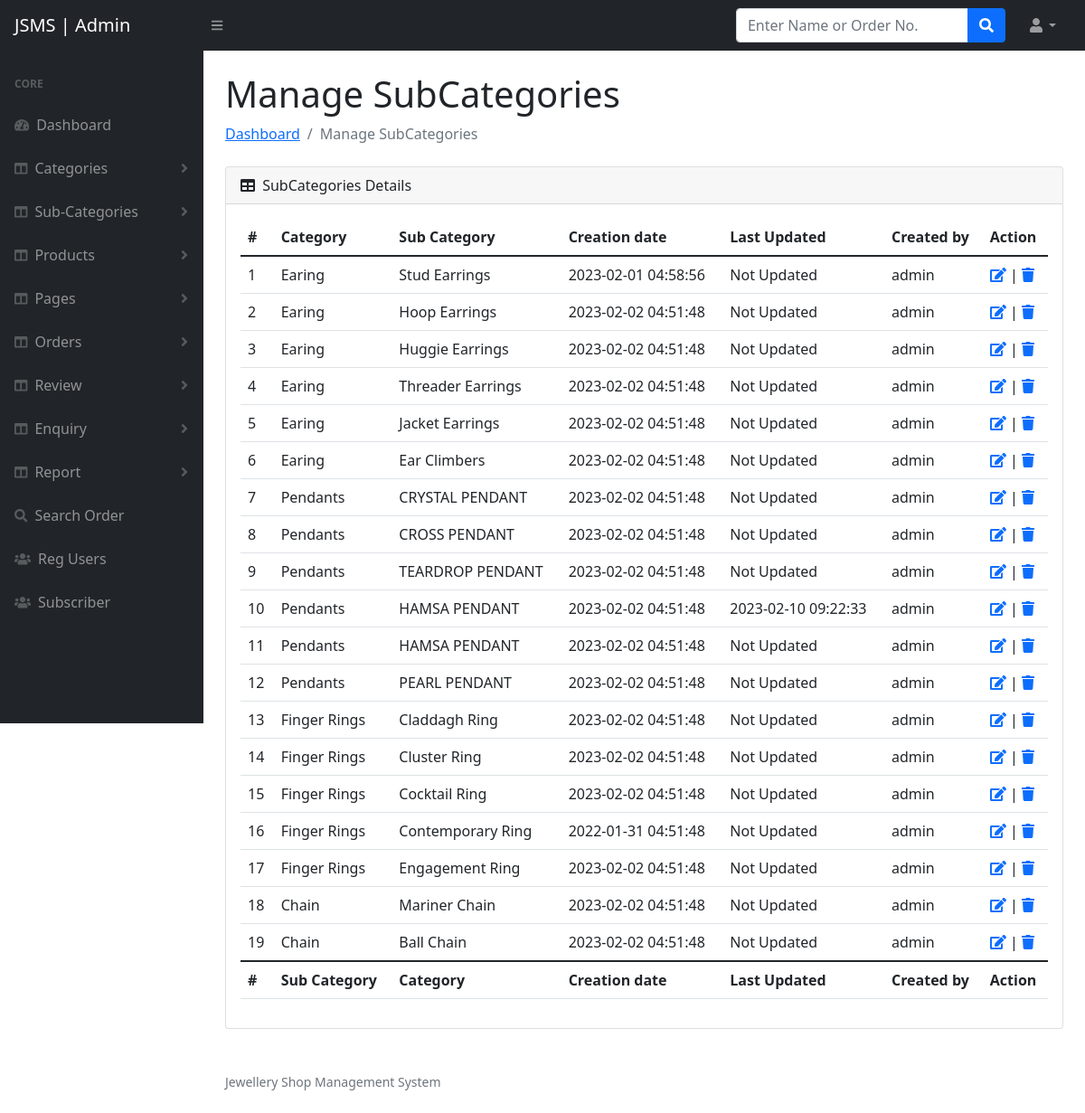
The page /admin/manage-subcategories.php (signed in) on the database its author committed.
### tables this page shows
CREATE TABLE `subcategory` (
  `id` int(11) NOT NULL,
  `categoryid` int(11) DEFAULT NULL,
  `subcategoryName` varchar(255) DEFAULT NULL,
  `creationDate` timestamp NULL DEFAULT current_timestamp(),
  `updationDate` timestamp NULL DEFAULT NULL ON UPDATE current_timestamp(),
  `createdBy` int(11) DEFAULT NULL
);

CREATE TABLE `category` (
  `id` int(11) NOT NULL,
  `categoryName` varchar(255) DEFAULT NULL,
  `categoryDescription` longtext DEFAULT NULL,
  `creationDate` timestamp NOT NULL DEFAULT current_timestamp(),
  `updationDate` timestamp NULL DEFAULT NULL ON UPDATE current_timestamp(),
  `createdBy` int(11) DEFAULT NULL
);

### admin/manage-subcategories.php (the view, shortened to what this page needs)
<?php session_start();
include_once('includes/config.php');
if (strlen($_SESSION['aid']==0)) {
  header('location:logout.php');
  } else{
?>
<!DOCTYPE html>
<html lang="en">
    <head>
        <link href="https://cdn.jsdelivr.net/npm/simple-datatables@latest/dist/style.css" rel="stylesheet" />
        <link href="css/styles.css" rel="stylesheet" />
    </head>
    <body class="sb-nav-fixed">
 <?php include_once('includes/header.php');?>
        <div id="layoutSidenav">
       <?php include_once('includes/sidebar.php');?>
            <div id="layoutSidenav_content">
                <main>
                    <div class="container-fluid px-4">
                        <h1 class="mt-4">Manage SubCategories</h1>
                        <ol class="breadcrumb mb-4">
                            <li class="breadcrumb-item"><a href="dashboard.php">Dashboard</a></li>
                            <li class="breadcrumb-item active">Manage SubCategories</li>
                        </ol>
                        <div class="card mb-4">
                            <div class="card-header">
                                <i class="fas fa-table me-1"></i>
                               SubCategories Details
                            </div>
                            <div class="card-body table-responsive" >
                                <table id="datatablesSimple" class="table table-border table-hover">
                                    <thead>
                                        <tr>
                                            <th>#</th>
                                            <th>Category</th>
                                            <th>Sub Category</th>
                                            <th>Creation date</th>
                                            <th>Last Updated</th>
                                            <th>Created by</th>
                                            <th>Action</th>
                                        </tr>
                                    </thead>
                                    <tfoot>
                                        <tr>
                                        <th>#</th>
                                            <th>Sub Category</th>
                                            <th>Category</th>
                                            <th>Creation date</th>
                                            <th>Last Updated</th>
                                            <th>Created by</th>
                                            <th>Action</th>
                                        </tr>
                                    </tfoot>
                                    <tbody>
<?php $query=mysqli_query($con,"select category.categoryName,subcategory.subcategoryName as subcatname,subcategory.creationDate,subcategory.updationDate,subcategory.id as subid,tbladmin.username from subcategory join category on subcategory.categoryid=category.id join tbladmin on tbladmin.id=subcategory.createdBy");
$cnt=1;
while($row=mysqli_fetch_array($query))
{
?>
                                <tr>
                                            <td><?php echo htmlentities($cnt);?></td>
                                            <td><?php echo htmlentities($row['categoryName']);?></td>
                                            <td><?php echo htmlentities($row['subcatname']);?></td>
                                            <td> <?php echo htmlentities($row['creationDate']);?></td>
                                            <td><?php
                                                        if( $row['updationDate']==''){
                                                            echo "Not Updated";
                                                        }else{
                                                            echo $row['updationDate'];
                                                        }
                                                ?></td>
                                            <td><?php echo htmlentities($row['username']);?></td>
                                            <td>
                                            <a href="edit-subcategory.php?id=<?php echo $row['subid']?>"><i class="fas fa-edit"></i></a> |
                                            <a href="manage-subcategories.php?id=<?php echo $row['subid']?>&del=delete" onClick="return confirm('Are you sure you want to delete?')"><i class="fa fa-trash" aria-hidden="true"></i></a></td>
                                        </tr>
                                        <?php $cnt=$cnt+1; } ?>
                                    </tbody>
                                </table>
                            </div>
                        </div>
                    </div>
                </main>
<?php include_once('includes/footer.php');?>
            </div>
        </div>
    </body>
</html>
<?php } ?>

### rows shown on the page
subcategory: categoryid.categoryName "Earing", subcategoryName "Stud Earrings", creationDate "2023-02-01 04:58:56", shows "Not Updated", tbladmin.UserName "admin"
subcategory: categoryid.categoryName "Earing", subcategoryName "Hoop Earrings", creationDate "2023-02-02 04:51:48", shows "Not Updated", tbladmin.UserName "admin"
subcategory: categoryid.categoryName "Earing", subcategoryName "Huggie Earrings", creationDate "2023-02-02 04:51:48", shows "Not Updated", tbladmin.UserName "admin"
subcategory: categoryid.categoryName "Earing", subcategoryName "Threader Earrings", creationDate "2023-02-02 04:51:48", shows "Not Updated", tbladmin.UserName "admin"
subcategory: categoryid.categoryName "Earing", subcategoryName "Jacket Earrings", creationDate "2023-02-02 04:51:48", shows "Not Updated", tbladmin.UserName "admin"
subcategory: categoryid.categoryName "Earing", subcategoryName "Ear Climbers", creationDate "2023-02-02 04:51:48", shows "Not Updated", tbladmin.UserName "admin"
subcategory: categoryid.categoryName "Pendants", subcategoryName "CRYSTAL PENDANT", creationDate "2023-02-02 04:51:48", shows "Not Updated", tbladmin.UserName "admin"
subcategory: categoryid.categoryName "Pendants", subcategoryName "CROSS PENDANT", creationDate "2023-02-02 04:51:48", shows "Not Updated", tbladmin.UserName "admin"
subcategory: categoryid.categoryName "Pendants", subcategoryName "TEARDROP PENDANT", creationDate "2023-02-02 04:51:48", shows "Not Updated", tbladmin.UserName "admin"
subcategory: categoryid.categoryName "Pendants", subcategoryName "HAMSA PENDANT", creationDate "2023-02-02 04:51:48", updationDate "2023-02-10 09:22:33", tbladmin.UserName "admin"
subcategory: categoryid.categoryName "Pendants", subcategoryName "HAMSA PENDANT", creationDate "2023-02-02 04:51:48", shows "Not Updated", tbladmin.UserName "admin"
subcategory: categoryid.categoryName "Pendants", subcategoryName "PEARL PENDANT", creationDate "2023-02-02 04:51:48", shows "Not Updated", tbladmin.UserName "admin"
subcategory: categoryid.categoryName "Finger Rings", subcategoryName "Claddagh Ring", creationDate "2023-02-02 04:51:48", shows "Not Updated", tbladmin.UserName "admin"
subcategory: categoryid.categoryName "Finger Rings", subcategoryName "Cluster Ring", creationDate "2023-02-02 04:51:48", shows "Not Updated", tbladmin.UserName "admin"
subcategory: categoryid.categoryName "Finger Rings", subcategoryName "Cocktail Ring", creationDate "2023-02-02 04:51:48", shows "Not Updated", tbladmin.UserName "admin"
subcategory: categoryid.categoryName "Finger Rings", subcategoryName "Contemporary Ring", creationDate "2022-01-31 04:51:48", shows "Not Updated", tbladmin.UserName "admin"
subcategory: categoryid.categoryName "Finger Rings", subcategoryName "Engagement Ring", creationDate "2023-02-02 04:51:48", shows "Not Updated", tbladmin.UserName "admin"
subcategory: categoryid.categoryName "Chain", subcategoryName "Mariner Chain", creationDate "2023-02-02 04:51:48", shows "Not Updated", tbladmin.UserName "admin"
subcategory: categoryid.categoryName "Chain", subcategoryName "Ball Chain", creationDate "2023-02-02 04:51:48", shows "Not Updated", tbladmin.UserName "admin"
